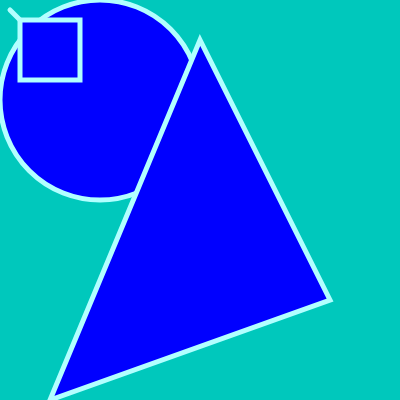
Frame 1 (no input)
Frame 60 (no input): identical to frame 1, image omitted
Frame 120 (the mouse pressed at the canvas centre since frame 60): identical to frame 1, image omitted

The p5.js sketch that drew this single still picture (run headless with seeded random() and noise() and a simulated clock; from frame 60 on, the mouse is pressed at the canvas centre):

// p5.js sketch
// ── sketch.js
function setup() {

  createCanvas(400, 400);
}

function draw() {
  stroke(178,255,255) // cambia el color del trazo
  strokeWeight(5)
  background(0, 200, 188);
  fill(0,0,255)
text('hola mundo', 50, 50);

  ellipse(100, 100, 200, 200);
  line(10, 10, 40, 40)
  quad(20, 20, 80, 20, 80, 80, 20, 80)
  triangle(330, 300, 200, 40, 50, 400);
}
